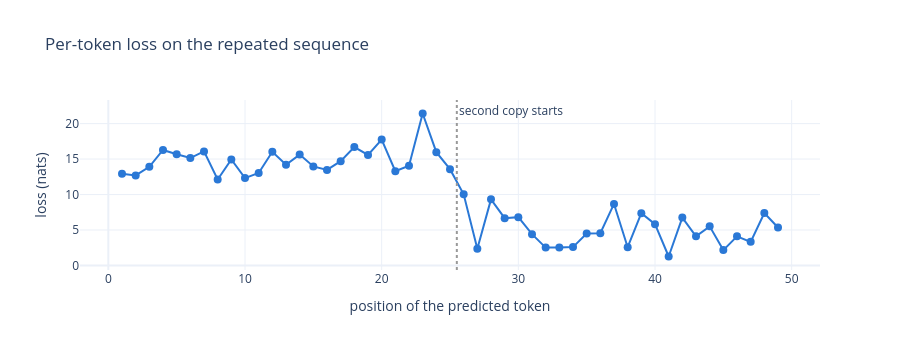

Notebook code for this chart:
### Code cell
# loss on each token: high in the first copy (random), low in the second copy if induction works
logprobs = logits.log_softmax(-1)[0, :-1].gather(-1, rep[0, 1:, None])[:, 0]
fig = px.line(x=list(range(1, 2 * HALF)), y=(-logprobs).tolist(), markers=True,
              labels={"x": "position of the predicted token", "y": "loss (nats)"},
              title="Per-token loss on the repeated sequence")
fig.add_vline(x=HALF + 0.5, line=dict(color="#999", dash="dot"), annotation_text="second copy starts")
fig.update_traces(line=dict(color=BLUE, width=2), marker=dict(size=8))
fig.update_layout(template="plotly_white", height=350)
fig.show()

### Figure 1 — Plotly figure (JSON) as saved in the notebook; plotly's stock layout.template omitted (floating-point values rounded to 4 significant figures)
{"data": [{"hovertemplate": "position of the predicted token=%{x}<br>loss (nats)=%{y}<extra></extra>", "legendgroup": "", "line": {"color": "#2a78d6", "dash": "solid", "width": 2}, "marker": {"size": 8, "symbol": "circle"}, "mode": "lines+markers", "name": "", "orientation": "v", "showlegend": false, "type": "scatter", "x": [1, 2, 3, 4, 5, 6, 7, 8, 9, 10, 11, 12, 13, 14, 15, 16, 17, 18, 19, 20, 21, 22, 23, 24, 25, 26, 27, 28, 29, 30, 31, 32, 33, 34, 35, 36, 37, 38, 39, 40, 41, 42, 43, 44, 45, 46, 47, 48, 49], "xaxis": "x", "y": [12.92, 12.69, 13.91, 16.28, 15.67, 15.14, 16.08, 12.12, 14.93, 12.31, 13.04, 16.03, 14.19, 15.63, 13.96, 13.47, 14.7, 16.69, 15.58, 17.76, 13.28, 14.05, 21.42, 15.97, 13.57, 10.04, 2.343, 9.316, 6.671, 6.812, 4.408, 2.516, 2.526, 2.586, 4.489, 4.543, 8.671, 2.576, 7.37, 5.818, 1.263, 6.748, 4.109, 5.512, 2.164, 4.104, 3.325, 7.396, 5.349], "yaxis": "y"}], "layout": {"annotations": [{"showarrow": false, "text": "second copy starts", "x": 25.5, "xanchor": "left", "xref": "x", "y": 1, "yanchor": "top", "yref": "y domain"}], "height": 350, "legend": {"tracegroupgap": 0}, "shapes": [{"line": {"color": "#999", "dash": "dot"}, "type": "line", "x0": 25.5, "x1": 25.5, "xref": "x", "y0": 0, "y1": 1, "yref": "y domain"}], "title": {"text": "Per-token loss on the repeated sequence"}, "xaxis": {"anchor": "y", "domain": [0, 1], "title": {"text": "position of the predicted token"}}, "yaxis": {"anchor": "x", "domain": [0, 1], "title": {"text": "loss (nats)"}}}}
